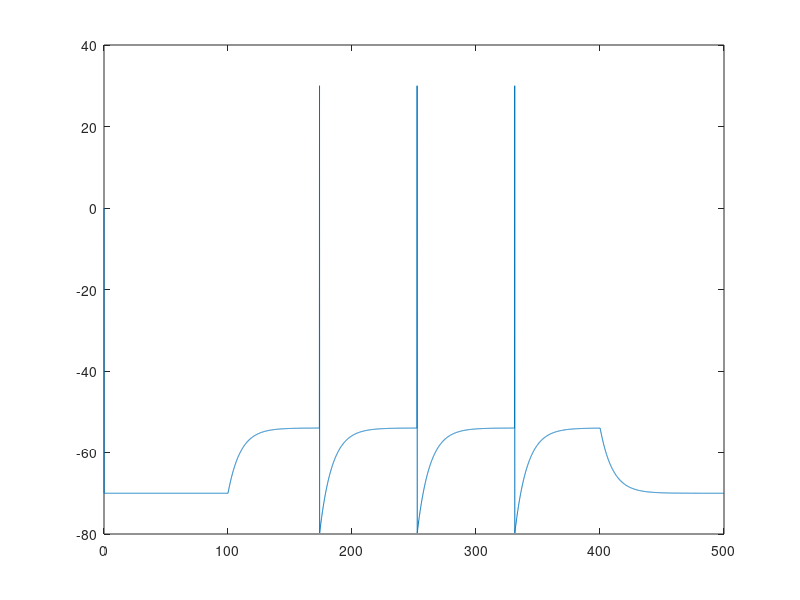

This figure's MATLAB source:
%UGHHH
%Ben Zhu bjz2107
dt=0.1;
t_end = 500;
t_StimulusStart = 100; %start current
t_StimulusEnd = 400; %end injection
V_th = -54; %spike threshold voltage
V_spike = 30; %how high spikes to 
V_reset = -80; %reset voltage after spike
E_L = -70; %membrane potential resting
R_m = 10; %resistance of membrane
tau = 10; %membrane time constant


t_vec = 0:dt:t_end; %vector of all time slices
i=1; 
V_vec = zeros(1,length(t_vec)); %ugh
V_vec(i)=E_L; %first V at t=0


totalspikes=0;   %Spike count
I_Stim = 1.601; %stimulus to trigger spikes
Ie_vec = zeros(1,t_StimulusStart/dt);
Ie_vec = [Ie_vec I_Stim*ones(1,1+((t_StimulusEnd - t_StimulusStart)/dt))];
Ie_vec = [Ie_vec zeros(1,(t_end-t_StimulusEnd)/dt)];


%Integrating taudV/dt = -V +E_L +Ie *R_m
for t=dt:dt:t_end
    V_ini = E_L + Ie_vec(i)*R_m;
    
    V_vec(i+1)=V_ini +(V_vec(i) - V_ini)*exp(-dt/tau);
    
    if (V_vec(i+1)>V_th) 
        V_vec(i+1) = V_reset;
        V_plot_vec(i+1) = V_spike;
        totalspikes = totalspikes +1;
    else 
        V_plot_vec(i+1)=V_vec(i+1);
    end
     
    i=i+1;
end


figure(1)
plot(t_vec, V_plot_vec);

